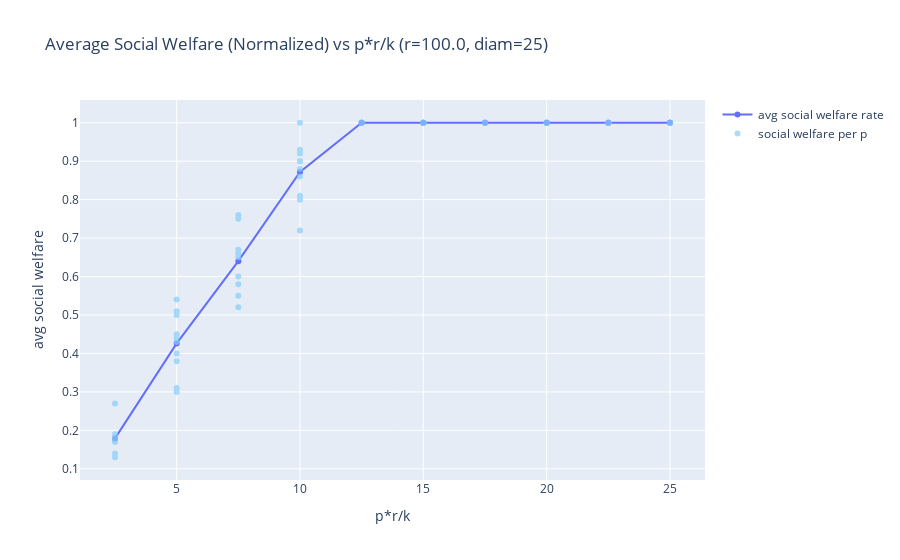
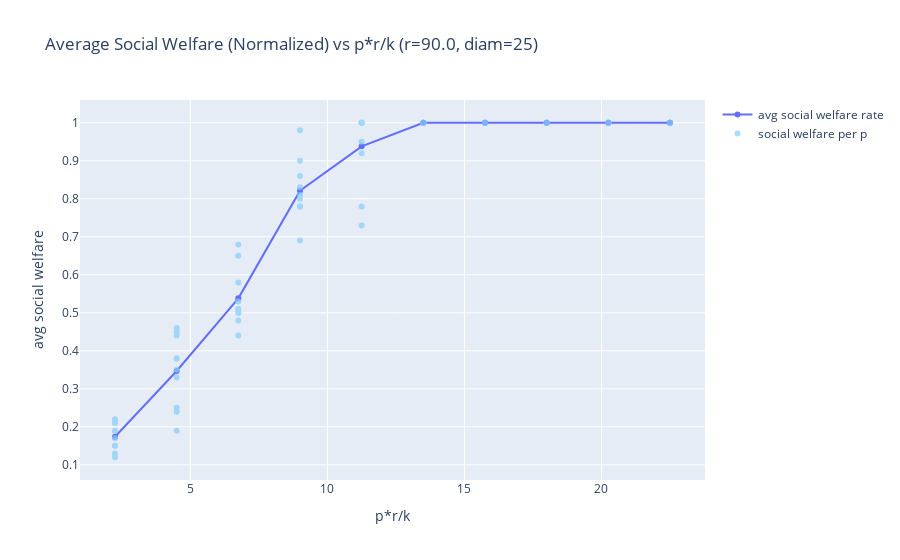
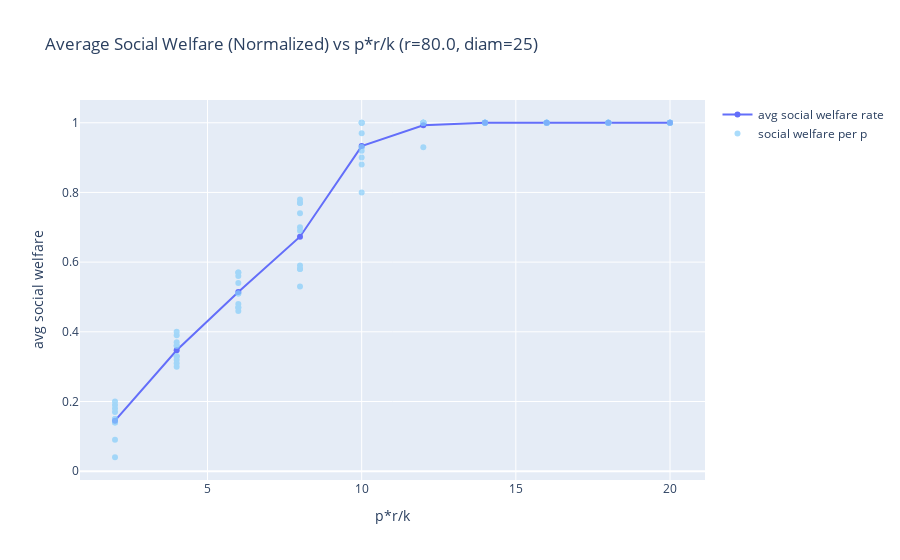
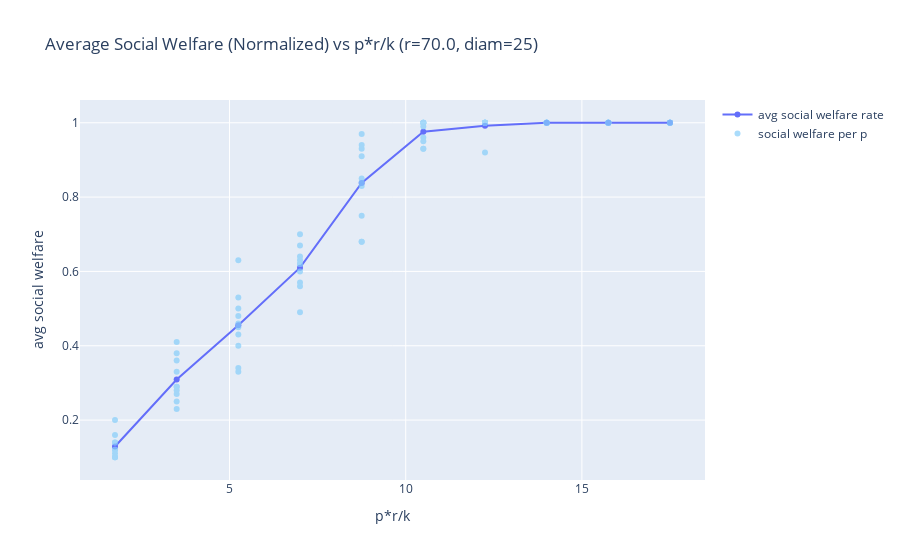

Notebook source saved alongside these figures, in order:
### Code cell
run_sim(create_rl)

### Figure 1 — Plotly figure (JSON) as saved in the notebook; plotly's stock layout.template omitted (floating-point values rounded to 4 significant figures)
{"data": [{"hoverinfo": "skip", "mode": "lines+markers", "name": "avg social welfare rate", "type": "scatter", "x": [25, 22.5, 20, 17.5, 15, 12.5, 10.0, 7.5, 5.0, 2.5], "y": [1, 1, 1, 1, 1, 1, 0.872, 0.64, 0.426, 0.179]}, {"hoverinfo": "skip", "marker": {"color": "LightSkyBlue"}, "mode": "markers", "name": "social welfare per p", "opacity": 0.7, "type": "scatter", "x": [25, 25, 25, 25, 25, 25, 25, 25, 25, 25, 22.5, 22.5, 22.5, 22.5, 22.5, 22.5, 22.5, 22.5, 22.5, 22.5, 20, 20, 20, 20, 20, 20, 20, 20, 20, 20, 17.5, 17.5, 17.5, 17.5, 17.5, 17.5, 17.5, 17.5, 17.5, 17.5, 15, 15, 15, 15, 15, 15, 15, 15, 15, 15, 12.5, 12.5, 12.5, 12.5, 12.5, 12.5, 12.5, 12.5, 12.5, 12.5, 10.0, 10.0, 10.0, 10.0, 10.0, 10.0, 10.0, 10.0, 10.0, 10.0, 7.5, 7.5, 7.5, 7.5, 7.5, 7.5, 7.5, 7.5, 7.5, 7.5, 5.0, 5.0, 5.0, 5.0, 5.0, 5.0, 5.0, 5.0, 5.0, 5.0, 2.5, 2.5, 2.5, 2.5, 2.5, 2.5, 2.5, 2.5, 2.5, 2.5], "y": [1, 1, 1, 1, 1, 1, 1, 1, 1, 1, 1, 1, 1, 1, 1, 1, 1, 1, 1, 1, 1, 1, 1, 1, 1, 1, 1, 1, 1, 1, 1, 1, 1, 1, 1, 1, 1, 1, 1, 1, 1, 1, 1, 1, 1, 1, 1, 1, 1, 1, 1, 1, 1, 1, 1, 1, 1, 1, 1, 1, 0.86, 0.81, 0.72, 0.93, 0.8, 0.9, 0.88, 1, 0.92, 0.9, 0.67, 0.58, 0.75, 0.6, 0.55, 0.76, 0.66, 0.65, 0.52, 0.66, 0.44, 0.4, 0.51, 0.45, 0.31, 0.38, 0.3, 0.54, 0.5, 0.43, 0.14, 0.13, 0.18, 0.17, 0.18, 0.18, 0.27, 0.17, 0.19, 0.18]}], "layout": {"showlegend": true, "title": {"text": "Average Social Welfare (Normalized) vs p*r/k (r=100.0, diam=25)"}, "xaxis": {"title": {"text": "p*r/k"}}, "yaxis": {"title": {"text": "avg social welfare"}}}}

### Figure 2 — Plotly figure (JSON) as saved in the notebook; plotly's stock layout.template omitted (floating-point values rounded to 4 significant figures)
{"data": [{"hoverinfo": "skip", "mode": "lines+markers", "name": "avg social welfare rate", "type": "scatter", "x": [22.5, 20.25, 18, 15.75, 13.5, 11.25, 9.0, 6.75, 4.5, 2.25], "y": [1, 1, 1, 1, 1, 0.938, 0.821, 0.538, 0.347, 0.174]}, {"hoverinfo": "skip", "marker": {"color": "LightSkyBlue"}, "mode": "markers", "name": "social welfare per p", "opacity": 0.7, "type": "scatter", "x": [22.5, 22.5, 22.5, 22.5, 22.5, 22.5, 22.5, 22.5, 22.5, 22.5, 20.25, 20.25, 20.25, 20.25, 20.25, 20.25, 20.25, 20.25, 20.25, 20.25, 18, 18, 18, 18, 18, 18, 18, 18, 18, 18, 15.75, 15.75, 15.75, 15.75, 15.75, 15.75, 15.75, 15.75, 15.75, 15.75, 13.5, 13.5, 13.5, 13.5, 13.5, 13.5, 13.5, 13.5, 13.5, 13.5, 11.25, 11.25, 11.25, 11.25, 11.25, 11.25, 11.25, 11.25, 11.25, 11.25, 9.0, 9.0, 9.0, 9.0, 9.0, 9.0, 9.0, 9.0, 9.0, 9.0, 6.75, 6.75, 6.75, 6.75, 6.75, 6.75, 6.75, 6.75, 6.75, 6.75, 4.5, 4.5, 4.5, 4.5, 4.5, 4.5, 4.5, 4.5, 4.5, 4.5, 2.25, 2.25, 2.25, 2.25, 2.25, 2.25, 2.25, 2.25, 2.25, 2.25], "y": [1, 1, 1, 1, 1, 1, 1, 1, 1, 1, 1, 1, 1, 1, 1, 1, 1, 1, 1, 1, 1, 1, 1, 1, 1, 1, 1, 1, 1, 1, 1, 1, 1, 1, 1, 1, 1, 1, 1, 1, 1, 1, 1, 1, 1, 1, 1, 1, 1, 1, 0.78, 1, 1, 1, 0.73, 1, 1, 0.95, 0.92, 1, 0.69, 0.78, 0.78, 0.9, 0.81, 0.86, 0.78, 0.83, 0.98, 0.8, 0.51, 0.48, 0.58, 0.65, 0.5, 0.5, 0.68, 0.44, 0.53, 0.51, 0.38, 0.46, 0.38, 0.45, 0.44, 0.25, 0.24, 0.19, 0.33, 0.35, 0.19, 0.12, 0.21, 0.17, 0.15, 0.22, 0.21, 0.13, 0.15, 0.19]}], "layout": {"showlegend": true, "title": {"text": "Average Social Welfare (Normalized) vs p*r/k (r=90.0, diam=25)"}, "xaxis": {"title": {"text": "p*r/k"}}, "yaxis": {"title": {"text": "avg social welfare"}}}}

### Figure 3 — Plotly figure (JSON) as saved in the notebook; plotly's stock layout.template omitted (floating-point values rounded to 4 significant figures)
{"data": [{"hoverinfo": "skip", "mode": "lines+markers", "name": "avg social welfare rate", "type": "scatter", "x": [20, 18, 16, 14, 12, 10, 8.0, 6.0, 4.0, 2.0], "y": [1, 1, 1, 1, 0.993, 0.933, 0.673, 0.514, 0.347, 0.145]}, {"hoverinfo": "skip", "marker": {"color": "LightSkyBlue"}, "mode": "markers", "name": "social welfare per p", "opacity": 0.7, "type": "scatter", "x": [20, 20, 20, 20, 20, 20, 20, 20, 20, 20, 18, 18, 18, 18, 18, 18, 18, 18, 18, 18, 16, 16, 16, 16, 16, 16, 16, 16, 16, 16, 14, 14, 14, 14, 14, 14, 14, 14, 14, 14, 12, 12, 12, 12, 12, 12, 12, 12, 12, 12, 10, 10, 10, 10, 10, 10, 10, 10, 10, 10, 8.0, 8.0, 8.0, 8.0, 8.0, 8.0, 8.0, 8.0, 8.0, 8.0, 6.0, 6.0, 6.0, 6.0, 6.0, 6.0, 6.0, 6.0, 6.0, 6.0, 4.0, 4.0, 4.0, 4.0, 4.0, 4.0, 4.0, 4.0, 4.0, 4.0, 2.0, 2.0, 2.0, 2.0, 2.0, 2.0, 2.0, 2.0, 2.0, 2.0], "y": [1, 1, 1, 1, 1, 1, 1, 1, 1, 1, 1, 1, 1, 1, 1, 1, 1, 1, 1, 1, 1, 1, 1, 1, 1, 1, 1, 1, 1, 1, 1, 1, 1, 1, 1, 1, 1, 1, 1, 1, 1, 0.93, 1, 1, 1, 1, 1, 1, 1, 1, 0.93, 0.92, 1, 0.97, 0.8, 1, 0.9, 0.88, 1, 0.93, 0.77, 0.53, 0.58, 0.7, 0.78, 0.74, 0.58, 0.69, 0.59, 0.77, 0.57, 0.51, 0.48, 0.47, 0.51, 0.46, 0.56, 0.57, 0.47, 0.54, 0.37, 0.32, 0.33, 0.39, 0.4, 0.31, 0.36, 0.36, 0.3, 0.33, 0.18, 0.2, 0.14, 0.17, 0.09, 0.15, 0.15, 0.19, 0.04, 0.14]}], "layout": {"showlegend": true, "title": {"text": "Average Social Welfare (Normalized) vs p*r/k (r=80.0, diam=25)"}, "xaxis": {"title": {"text": "p*r/k"}}, "yaxis": {"title": {"text": "avg social welfare"}}}}

### Figure 4 — Plotly figure (JSON) as saved in the notebook; plotly's stock layout.template omitted (floating-point values rounded to 4 significant figures)
{"data": [{"hoverinfo": "skip", "mode": "lines+markers", "name": "avg social welfare rate", "type": "scatter", "x": [17.5, 15.75, 14, 12.25, 10.5, 8.75, 7.0, 5.25, 3.5, 1.75], "y": [1, 1, 1, 0.992, 0.976, 0.838, 0.61, 0.455, 0.309, 0.129]}, {"hoverinfo": "skip", "marker": {"color": "LightSkyBlue"}, "mode": "markers", "name": "social welfare per p", "opacity": 0.7, "type": "scatter", "x": [17.5, 17.5, 17.5, 17.5, 17.5, 17.5, 17.5, 17.5, 17.5, 17.5, 15.75, 15.75, 15.75, 15.75, 15.75, 15.75, 15.75, 15.75, 15.75, 15.75, 14, 14, 14, 14, 14, 14, 14, 14, 14, 14, 12.25, 12.25, 12.25, 12.25, 12.25, 12.25, 12.25, 12.25, 12.25, 12.25, 10.5, 10.5, 10.5, 10.5, 10.5, 10.5, 10.5, 10.5, 10.5, 10.5, 8.75, 8.75, 8.75, 8.75, 8.75, 8.75, 8.75, 8.75, 8.75, 8.75, 7.0, 7.0, 7.0, 7.0, 7.0, 7.0, 7.0, 7.0, 7.0, 7.0, 5.25, 5.25, 5.25, 5.25, 5.25, 5.25, 5.25, 5.25, 5.25, 5.25, 3.5, 3.5, 3.5, 3.5, 3.5, 3.5, 3.5, 3.5, 3.5, 3.5, 1.75, 1.75, 1.75, 1.75, 1.75, 1.75, 1.75, 1.75, 1.75, 1.75], "y": [1, 1, 1, 1, 1, 1, 1, 1, 1, 1, 1, 1, 1, 1, 1, 1, 1, 1, 1, 1, 1, 1, 1, 1, 1, 1, 1, 1, 1, 1, 1, 0.92, 1, 1, 1, 1, 1, 1, 1, 1, 0.95, 1, 0.93, 0.99, 0.96, 1, 0.93, 1, 1, 1, 0.84, 0.75, 0.91, 0.68, 0.93, 0.97, 0.83, 0.85, 0.68, 0.94, 0.62, 0.63, 0.64, 0.56, 0.7, 0.57, 0.49, 0.6, 0.67, 0.62, 0.33, 0.43, 0.34, 0.46, 0.53, 0.48, 0.5, 0.63, 0.4, 0.45, 0.25, 0.23, 0.27, 0.33, 0.29, 0.41, 0.38, 0.28, 0.36, 0.29, 0.11, 0.12, 0.14, 0.1, 0.1, 0.12, 0.14, 0.2, 0.1, 0.16]}], "layout": {"showlegend": true, "title": {"text": "Average Social Welfare (Normalized) vs p*r/k (r=70.0, diam=25)"}, "xaxis": {"title": {"text": "p*r/k"}}, "yaxis": {"title": {"text": "avg social welfare"}}}}
